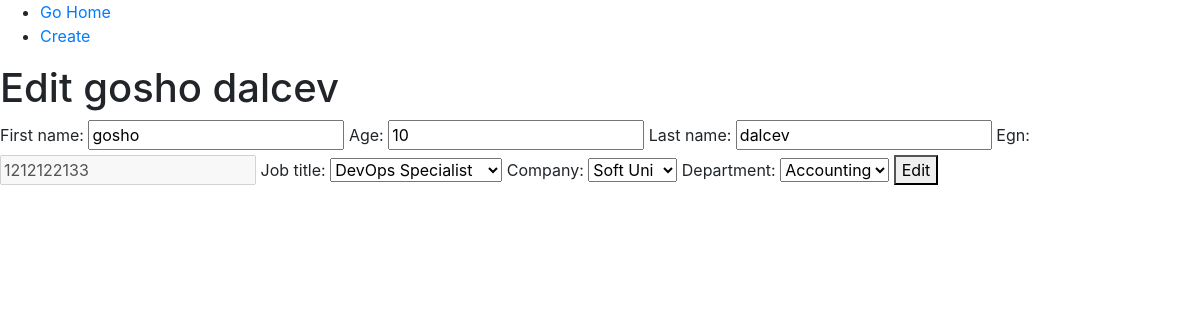
The app's page /employees/edit/3 with its own data.
### employee_app/employees/models.py (models this page shows, shortened)
class Employee(models.Model):
    GOOGLE = 'Google'
    SOFT_UNI = 'Soft Uni'
    first_name = models.CharField(
        max_length=20
    )
    age = models.IntegerField(
    )
    last_name = models.CharField(
        max_length=30,
        null=True,
        blank=True
    )
    egn = models.CharField(
        max_length=12,
        unique=True
    )
    job_title = models.CharField(
        max_length=20,
        default='No Choice',
        choices=(
            ('1', 'Software Developer'),
            ('2', 'QA Engineer'),
            ('3', 'DevOps Specialist')
        )
    )
    company = models.CharField(
        max_length=max(len(c) for c in [GOOGLE, SOFT_UNI]),
        choices=(
            (GOOGLE, GOOGLE),
            (SOFT_UNI, SOFT_UNI)
        )
    )
    department = models.ForeignKey(
        Department,
        on_delete=models.CASCADE,
    )
    class Meta:
        ordering = ('first_name',)

### employee_app/employees/views.py (the view)
# urls.py: path('edit/<int:pk>', edit_employee, name='edit'),
def edit_employee(request, pk):
    employee = Employee.objects.get(pk=pk)
    if request.method == "GET":
        employee_form = EditEmployeeForm(instance=employee)
    else:
        employee_form = EditEmployeeForm(request.POST, instance=employee)
        if employee_form.is_valid():
            employee_form.save()
    context = {
        'employee_form': employee_form,
        'employee': employee,
    }
    return render(request, 'edit.html', context)

### employee_app/employees/views.py
class EditEmployeeForm(EmployeeForm):
    class Meta:
        model = Employee
        fields = '__all__'
        widgets = {
            'egn': forms.TextInput(
                attrs={
                    'disabled': 'disabled'
                }
            )
        }

### employee_app/employees/models.py (called while the page is built)
    def __str__(self):
        return self.name

### templates/edit.html (shortened to what this page needs)
{% extends 'base/base.html' %}
{% block body %}
    <h1>Edit {{ employee.first_name }} {{ employee.last_name }}</h1>
    <form method="post" action="{% url 'edit' employee.pk %}">
        {{ employee_form }}
        <button>Edit </button>
    </form>
{% endblock %}

### records on screen
Employee: first_name "gosho", last_name "dalcev", age "10", egn "1212122133", job_title "DevOps Specialist", company "Soft Uni", department "Accounting"
